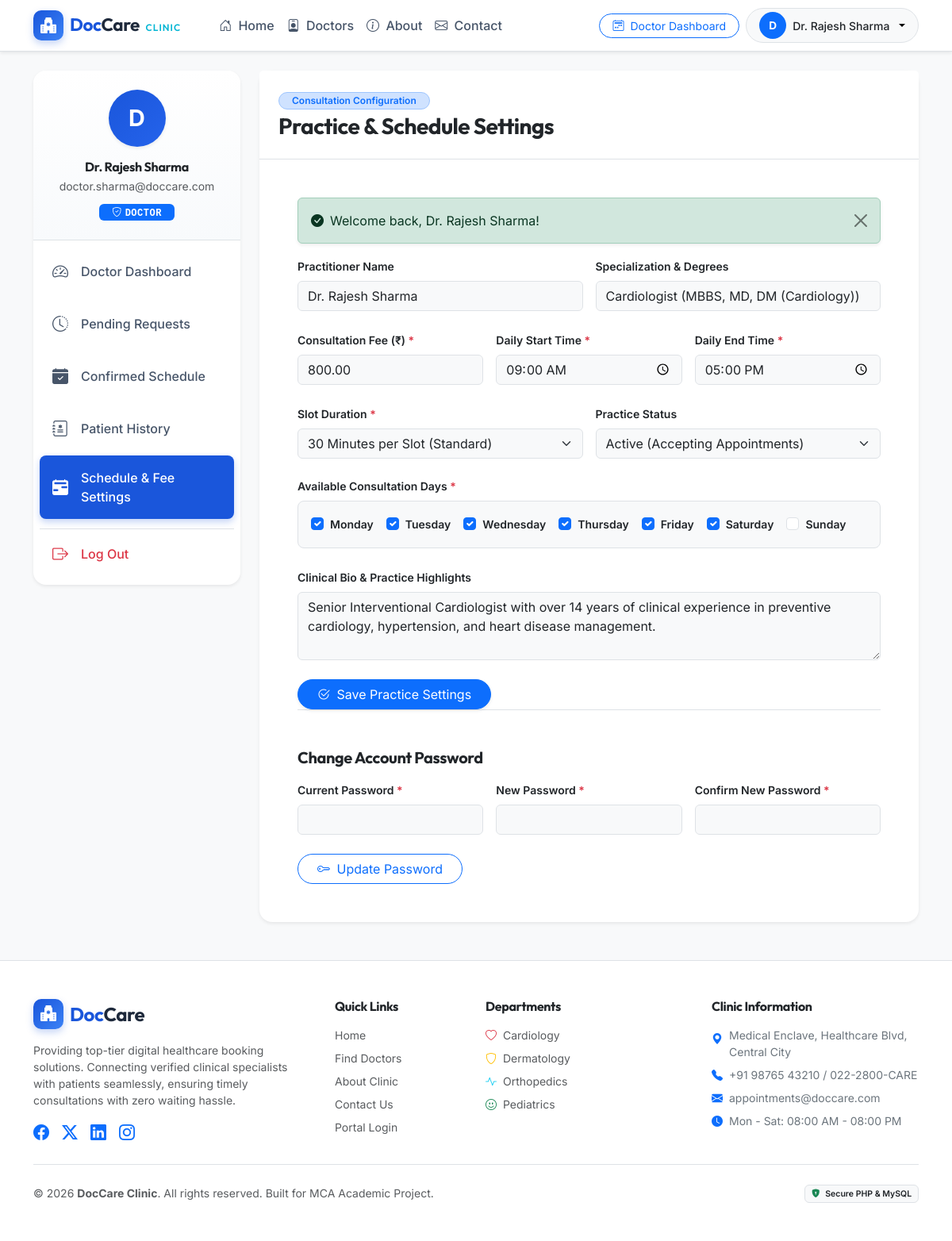
Page /doctor/profile.php (signed in) on the committed database.
### tables this page shows
CREATE TABLE `doctors` (
  `id` INT AUTO_INCREMENT PRIMARY KEY,
  `user_id` INT NOT NULL UNIQUE,
  `specialization` VARCHAR(100) NOT NULL,
  `qualification` VARCHAR(100) NOT NULL,
  `consultation_fee` DECIMAL(10,2) NOT NULL DEFAULT 500.00,
  `available_days` VARCHAR(255) NOT NULL DEFAULT 'Monday,Tuesday,Wednesday,Thursday,Friday',
  `start_time` TIME NOT NULL DEFAULT '09:00:00',
  `end_time` TIME NOT NULL DEFAULT '17:00:00',
  `slot_duration` INT NOT NULL DEFAULT 30,  
  `status` ENUM('active', 'inactive') NOT NULL DEFAULT 'active',
  `bio` TEXT NULL,
  CONSTRAINT `fk_doctors_user` FOREIGN KEY (`user_id`) REFERENCES `users` (`id`) ON DELETE CASCADE
);

### includes/auth.php (called while the page is built, shortened)
<?php
function is_logged_in() {
    return !empty($_SESSION['user_id']) && !empty($_SESSION['user_role']);
}
function get_logged_in_user() {
    return [
        'id'        => $_SESSION['user_id'],
        'name'      => $_SESSION['user_name'] ?? '',
        'email'     => $_SESSION['user_email'] ?? '',
        'role'      => $_SESSION['user_role'] ?? '',
        'phone'     => $_SESSION['user_phone'] ?? '',
        'doctor_id' => $_SESSION['doctor_id'] ?? null
    ];
}

### doctor/profile.php (the view, shortened to what this page needs)
<?php
require_once __DIR__ . '/../includes/auth.php';
require_once __DIR__ . '/../includes/functions.php';
$user = get_logged_in_user();
$pdo = get_db_connection();
$stmtDoc = $pdo->prepare("SELECT * FROM doctors WHERE user_id = ? LIMIT 1");
$stmtDoc->execute([$user['id']]);
$stmtDoc->execute([$user['id']]);
$doctor = $stmtDoc->fetch();
$currentDays = array_map('trim', explode(',', $doctor['available_days']));
$allWeekdays = ['Monday', 'Tuesday', 'Wednesday', 'Thursday', 'Friday', 'Saturday', 'Sunday'];
require_once __DIR__ . '/../includes/header.php';
require_once __DIR__ . '/../includes/navbar.php';
?>
<div class="container py-4">
    <div class="row g-4">
        <div class="col-lg-3 col-md-4">
            <?php require_once __DIR__ . '/../includes/sidebar.php'; ?>
        </div>
        <div class="col-lg-9 col-md-8">
            <div class="card border-0 shadow-sm rounded-4 bg-white mb-4">
                <div class="card-header bg-white border-bottom p-4">
                    <span class="badge bg-primary-subtle text-primary border border-primary-subtle px-3 py-1 rounded-pill mb-1">
                        Consultation Configuration
                    </span>
                    <h3 class="fw-bold text-dark mb-0">Practice &amp; Schedule Settings</h3>
                </div>
                <div class="card-body p-4 p-md-5">
                    <?php echo display_flash(); ?>
                    <form action="<?php echo BASE_URL; ?>/doctor/profile.php" method="POST">
                        <div class="row g-3 mb-4">
                            <div class="col-md-6">
                                <label class="form-label small fw-semibold text-dark">Practitioner Name</label>
                                <input type="text" class="form-control bg-light" value="<?php echo e($user['name']); ?>" disabled readonly>
                            </div>
                            <div class="col-md-6">
                                <label class="form-label small fw-semibold text-dark">Specialization &amp; Degrees</label>
                                <input type="text" class="form-control bg-light" value="<?php echo e($doctor['specialization'] . ' (' . $doctor['qualification'] . ')'); ?>" disabled readonly>
                            </div>
                        </div>
                        <div class="row g-3 mb-4">
                            <div class="col-md-4">
                                <label class="form-label small fw-semibold text-dark">Consultation Fee (₹) <span class="text-danger">*</span></label>
                                <input type="number" step="10" name="consultation_fee" class="form-control bg-light" value="<?php echo e($doctor['consultation_fee']); ?>" required>
                            </div>
                            <div class="col-md-4">
                                <label class="form-label small fw-semibold text-dark">Daily Start Time <span class="text-danger">*</span></label>
                                <input type="time" name="start_time" class="form-control bg-light" value="<?php echo e(substr($doctor['start_time'], 0, 5)); ?>" required>
                            </div>
                            <div class="col-md-4">
                                <label class="form-label small fw-semibold text-dark">Daily End Time <span class="text-danger">*</span></label>
                                <input type="time" name="end_time" class="form-control bg-light" value="<?php echo e(substr($doctor['end_time'], 0, 5)); ?>" required>
                            </div>
                        </div>
                        <div class="row g-3 mb-4">
                            <div class="col-md-6">
                                <label class="form-label small fw-semibold text-dark">Slot Duration <span class="text-danger">*</span></label>
                                <select name="slot_duration" class="form-select bg-light">
                                    <option value="30" <?php echo ($doctor['slot_duration'] == 30) ? 'selected' : ''; ?>>30 Minutes per Slot (Standard)</option>
                                </select>
                            </div>
                            <div class="col-md-6">
                                <label class="form-label small fw-semibold text-dark">Practice Status</label>
                                <select name="status" class="form-select bg-light">
                                    <option value="active" <?php echo ($doctor['status'] === 'active') ? 'selected' : ''; ?>>Active (Accepting Appointments)</option>
                                </select>
                            </div>
                        </div>
                        <div class="mb-4">
                            <label class="form-label small fw-semibold text-dark d-block">Available Consultation Days <span class="text-danger">*</span></label>
                            <div class="d-flex flex-wrap gap-3 p-3 bg-light rounded-3 border">
                                <?php foreach ($allWeekdays as $day): ?>
                                    <div class="form-check">
                                        <input class="form-check-input" type="checkbox" name="days[]" value="<?php echo $day; ?>" id="day_<?php echo $day; ?>"
                                               <?php echo in_array($day, $currentDays, true) ? 'checked' : ''; ?>>
                                        <label class="form-check-label small fw-semibold text-dark" for="day_<?php echo $day; ?>">
                                            <?php echo $day; ?>
                                        </label>
                                    </div>
                                <?php endforeach; ?>
                            </div>
                        </div>
                        <div class="mb-4">
                            <label class="form-label small fw-semibold text-dark">Clinical Bio &amp; Practice Highlights</label>
                            <textarea name="bio" rows="3" class="form-control bg-light" placeholder="Describe your clinical specialization, degrees, and hospital background..."><?php echo e($doctor['bio']); ?></textarea>
                        </div>
                        <button type="submit" class="btn btn-primary rounded-pill px-4 shadow-sm">
                            <i class="bi bi-check2-circle me-1"></i> Save Practice Settings
                        </button>
                    </form>
                    <h5 class="fw-bold text-dark mb-3 pt-5 border-top">Change Account Password</h5>
                    <form action="<?php echo BASE_URL; ?>/doctor/profile.php" method="POST">
                        <div class="row g-3 mb-4">
                            <div class="col-md-4">
                                <label class="form-label small fw-semibold text-dark">Current Password <span class="text-danger">*</span></label>
                                <input type="password" name="current_password" class="form-control bg-light" required>
                            </div>
                            <div class="col-md-4">
                                <label class="form-label small fw-semibold text-dark">New Password <span class="text-danger">*</span></label>
                                <input type="password" name="new_password" class="form-control bg-light" minlength="6" required>
                            </div>
                            <div class="col-md-4">
                                <label class="form-label small fw-semibold text-dark">Confirm New Password <span class="text-danger">*</span></label>
                                <input type="password" name="confirm_password" class="form-control bg-light" minlength="6" required>
                            </div>
                        </div>
                        <button type="submit" class="btn btn-outline-primary rounded-pill px-4">
                            <i class="bi bi-key me-1"></i> Update Password
                        </button>
                    </form>
                </div>
            </div>
        </div>
    </div>
</div>
<?php require_once __DIR__ . '/../includes/footer.php'; ?>

### assets/css/style.css (style rules this page uses)
:root { --doc-primary: #1a56db; --doc-primary-hover: #1342a8; --doc-primary-light: #ebf5ff; --doc-secondary: #0e9f6e; --doc-accent: #06b6d4; --doc-dark: #1e293b; --doc-muted: #64748b; --doc-border: #e2e8f0; --doc-bg-soft: #f8fafc; --doc-card-shadow: 0 4px 6px -1px rgba(0, 0, 0, 0.05), 0 2px 4px -2px rgba(0, 0, 0, 0.05); --doc-card-shadow-hover: 0 10px 15px -3px rgba(26, 86, 219, 0.1), 0 4px 6px -4px rgba(26, 86, 219, 0.1); }
body { font-family: 'Inter', -apple-system, BlinkMacSystemFont, "Segoe UI", Roboto, sans-serif; color: var(--doc-dark); background-color: var(--doc-bg-soft); min-height: 100vh; display: flex; flex-direction: column; }
h1, h2, h3, h4, h5, h6, .brand-text { font-family: 'Outfit', 'Inter', sans-serif; letter-spacing: -0.02em; }
.badge { font-weight: 600; padding: 0.45em 0.75em; border-radius: 6px; }

### rows in the picture
doctors: specialization+qualification "Cardiologist (MBBS, MD, DM (Cardiology))", consultation_fee "800.00", start_time "09:00", end_time "17:00", slot_duration "30 Minutes per Slot (Standard)", status "Active (Accepting Appointments)", available_days "☑", bio "Senior Interventional Cardiologist with over 14 years of clinical experience in preventive cardiology, hypertension, and heart disease management."

### other values in the picture
substr($currentUser['name'], 0, 1) "D"
$currentUser['name'] "Dr. Rajesh Sharma"
substr($user['name'], 0, 1) "D"
$user['name'] "Dr. Rajesh Sharma"
$user['email'] "doctor.sharma@doccare.com"
$role "DOCTOR"
$msg['message'] "Welcome back, Dr. Rajesh Sharma!"
$day "Monday"
$day "Tuesday"
$day "Wednesday"
$day "Thursday"
$day "Friday"
$day "Saturday"
$day "Sunday"
